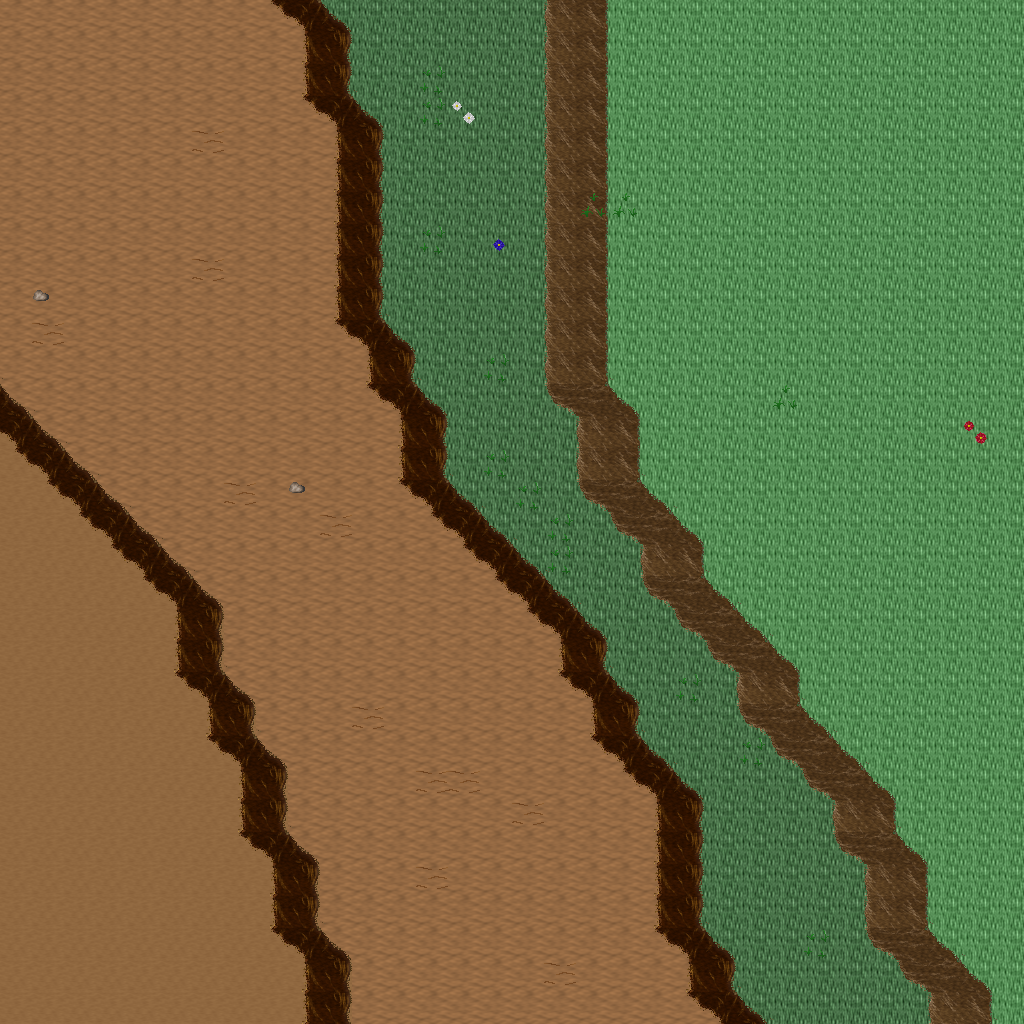

Tiled map render using the project's own tile images. Description and the map definition, with tile-layer contents summarised, below:
An orthogonal 32x32 tile map with 32x32 px tiles, 5 tile layers (Ground, Objects, Objects2, Above, ...), 1 hidden layer not drawn, 37 tilesets.

<map version="1.10" tiledversion="1.11.0" orientation="orthogonal" renderorder="right-down" width="32" height="32" tilewidth="32" tileheight="32" infinite="0" nextlayerid="11" nextobjectid="1">
 <tileset firstgid="1" name="ground_ground" tilewidth="32" tileheight="32" tilecount="33" columns="3">
  <image source="../drawable/ground_ground.png" width="96" height="352" />
 </tileset>
 <tileset firstgid="34" name="ground_ridge_earth_dark" tilewidth="32" tileheight="32" tilecount="96" columns="12">
  <image source="../drawable/ground_ridge_earth_dark.png" width="384" height="256" />
 </tileset>
 <tileset firstgid="130" name="ground_ridge_earth_pale" tilewidth="32" tileheight="32" tilecount="96" columns="12">
  <image source="../drawable/ground_ridge_earth_pale.png" width="384" height="256" />
 </tileset>
 <tileset firstgid="226" name="ground_earth_edges" tilewidth="32" tileheight="32" tilecount="18" columns="6">
  <image source="../drawable/ground_earth_edges.png" width="192" height="96" />
 </tileset>
 <tileset firstgid="244" name="ground_rock_pebbles" tilewidth="32" tileheight="32" tilecount="3" columns="1">
  <image source="../drawable/ground_rock_pebbles.png" width="32" height="96" />
 </tileset>
 <tileset firstgid="247" name="plant_grasses" tilewidth="32" tileheight="32" tilecount="6" columns="3">
  <image source="../drawable/plant_grasses.png" width="96" height="64" />
 </tileset>
 <tileset firstgid="253" name="plant_flower_daisy_yellow" tilewidth="32" tileheight="32" tilecount="8" columns="2">
  <image source="../drawable/plant_flower_daisy_yellow.png" width="64" height="128" />
 </tileset>
 <tileset firstgid="261" name="plant_bush_bushes" tilewidth="32" tileheight="32" tilecount="10" columns="5">
  <image source="../drawable/plant_bush_bushes.png" width="160" height="64" />
 </tileset>
 <tileset firstgid="271" name="plant_flower_daisy_red" tilewidth="32" tileheight="32" tilecount="8" columns="2">
  <image source="../drawable/plant_flower_daisy_red.png" width="64" height="128" />
 </tileset>
 <tileset firstgid="279" name="plant_tree_tree_darkgreen" tilewidth="32" tileheight="32" tilecount="88" columns="8">
  <image source="../drawable/plant_tree_tree_darkgreen.png" width="256" height="352" />
 </tileset>
 <tileset firstgid="367" name="plant_flower_daisy_blue" tilewidth="32" tileheight="32" tilecount="8" columns="2">
  <image source="../drawable/plant_flower_daisy_blue.png" width="64" height="128" />
 </tileset>
 <tileset firstgid="375" name="item_corpse_skull_pale" tilewidth="32" tileheight="32" tilecount="2" columns="2">
  <image source="../drawable/item_corpse_skull_pale.png" width="64" height="32" />
 </tileset>
 <tileset firstgid="377" name="plant_vine" tilewidth="32" tileheight="32" tilecount="3" columns="1">
  <image source="../drawable/plant_vine.png" width="32" height="96" />
 </tileset>
 <tileset firstgid="380" name="plant_flower_daisy_white" tilewidth="32" tileheight="32" tilecount="8" columns="2">
  <image source="../drawable/plant_flower_daisy_white.png" width="64" height="128" />
 </tileset>
 <tileset firstgid="388" name="item_corpse_huge_animal" tilewidth="32" tileheight="32" tilecount="16" columns="2">
  <image source="../drawable/item_corpse_huge_animal.png" width="64" height="256" />
 </tileset>
 <tileset firstgid="404" name="building_fence_fence_chunky" tilewidth="32" tileheight="32" tilecount="21" columns="3">
  <image source="../drawable/building_fence_fence_chunky.png" width="96" height="224" />
 </tileset>
 <tileset firstgid="425" name="ground_eye" tilewidth="32" tileheight="32" tilecount="9" columns="3">
  <image source="../drawable/ground_eye.png" width="96" height="96" />
 </tileset>
 <tileset firstgid="434" name="logic_creature_gnome" tilewidth="32" tileheight="32" tilecount="6" columns="6">
  <image source="../drawable/logic_creature_gnome.png" width="192" height="32" />
 </tileset>
 <tileset firstgid="440" name="logic_creature_animal" tilewidth="32" tileheight="32" tilecount="32" columns="8">
  <image source="../drawable/logic_creature_animal.png" width="256" height="128" />
 </tileset>
 <tileset firstgid="472" name="logic_collision" tilewidth="32" tileheight="32" tilecount="1" columns="1">
  <image source="../drawable/logic_collision.png" width="32" height="32" />
 </tileset>
 <tileset firstgid="473" name="plant_tree_taller_trees" tilewidth="32" tileheight="32" tilecount="32" columns="8">
  <image source="../drawable/plant_tree_taller_trees.png" width="256" height="128" />
 </tileset>
 <tileset firstgid="505" name="plant_tree_spruce" tilewidth="32" tileheight="32" tilecount="6" columns="2">
  <image source="../drawable/plant_tree_spruce.png" width="64" height="96" />
 </tileset>
 <tileset firstgid="511" name="ground_blue_paving" tilewidth="32" tileheight="32" tilecount="2" columns="1">
  <image source="../drawable/ground_blue_paving.png" width="32" height="64" />
 </tileset>
 <tileset firstgid="513" name="ground_grass_edges" tilewidth="32" tileheight="32" tilecount="36" columns="12">
  <image source="../drawable/ground_grass_edges.png" width="384" height="96" />
 </tileset>
 <tileset firstgid="549" name="ground_grass_corners" tilewidth="32" tileheight="32" tilecount="24" columns="6">
  <image source="../drawable/ground_grass_corners.png" width="192" height="128" />
 </tileset>
 <tileset firstgid="573" name="logic_item_fruits" tilewidth="32" tileheight="32" tilecount="16" columns="8">
  <image source="../drawable/logic_item_fruits.png" width="256" height="64" />
 </tileset>
 <tileset firstgid="589" name="building_house_pink_blue" tilewidth="32" tileheight="32" tilecount="99" columns="11">
  <image source="../drawable/building_house_pink_blue.png" width="352" height="288" />
 </tileset>
 <tileset firstgid="688" name="building_fence_stone_fence_white" tilewidth="32" tileheight="32" tilecount="9" columns="3">
  <image source="../drawable/building_fence_stone_fence_white.png" width="96" height="96" />
 </tileset>
 <tileset firstgid="697" name="plant_tree_pine_tree" tilewidth="32" tileheight="32" tilecount="20" columns="4">
  <image source="../drawable/plant_tree_pine_tree.png" width="128" height="160" />
 </tileset>
 <tileset firstgid="717" name="furniture_chair_bench_wooden" tilewidth="32" tileheight="32" tilecount="8" columns="2">
  <image source="../drawable/furniture_chair_bench_wooden.png" width="64" height="128" />
 </tileset>
 <tileset firstgid="725" name="item_postbox" tilewidth="32" tileheight="32" tilecount="4" columns="2">
  <image source="../drawable/item_postbox.png" width="64" height="64" />
 </tileset>
 <tileset firstgid="729" name="logic_portal" tilewidth="32" tileheight="32" tilecount="24" columns="8">
  <image source="../drawable/logic_portal.png" width="256" height="96" />
 </tileset>
 <tileset firstgid="753" name="furniture_light_lamp_blue" tilewidth="32" tileheight="32" tilecount="3" columns="1">
  <image source="../drawable/furniture_light_lamp_blue.png" width="32" height="96" />
 </tileset>
 <tileset firstgid="756" name="light_dim_light_7x5" tilewidth="32" tileheight="32" tilecount="35" columns="7">
  <image source="../drawable/light_dim_light_7x5.png" width="224" height="160" />
 </tileset>
 <tileset firstgid="791" name="light_light_5x5" tilewidth="32" tileheight="32" tilecount="25" columns="5">
  <image source="../drawable/light_light_5x5.png" width="160" height="160" />
 </tileset>
 <tileset firstgid="816" name="logic_creature_reptile" tilewidth="32" tileheight="32" tilecount="7" columns="7">
  <image source="../drawable/logic_creature_reptile.png" width="224" height="32" />
 </tileset>
 <tileset firstgid="823" name="plant_bushes_and_trees" tilewidth="32" tileheight="32" tilecount="144" columns="16">
  <image source="../drawable/plant_bushes_and_trees.png" width="512" height="289" />
 </tileset>
 <layer id="1" name="Ground" width="32" height="32">
  <data>[1024 cells, 1024 non-empty, 4 distinct tile ids]</data>
 </layer>
 <layer id="2" name="Objects" width="32" height="32">
  <data>[1024 cells, 202 non-empty, 10 distinct tile ids]</data>
 </layer>
 <layer id="3" name="Objects2" width="32" height="32">
  <data>[1024 cells, 30 non-empty, 7 distinct tile ids]</data>
 </layer>
 <layer id="4" name="Above" width="32" height="32">
  <data>[1024 cells, 38 non-empty, 2 distinct tile ids]</data>
 </layer>
 <layer id="5" name="Above2" width="32" height="32">
  <data>[1024 cells, 0 non-empty, 0 distinct tile ids]</data>
 </layer>
 <layer id="6" name="Walkable" width="32" height="32" visible="0">
  <data>[1024 cells, 177 non-empty, 1 distinct tile ids]</data>
 </layer>
 <objectgroup id="7" name="Mapevents" />
 <objectgroup id="8" name="Spawn" />
 <objectgroup id="9" name="Keys" />
 <objectgroup id="10" name="Replace" />
</map>
